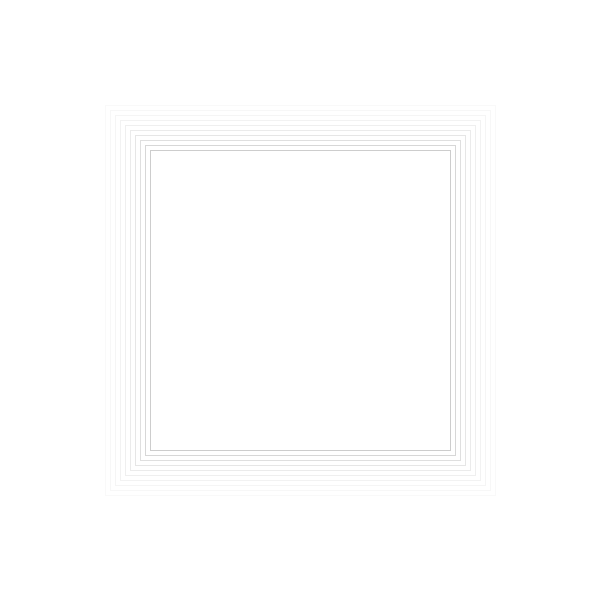
Frame 1 (no input)
Frame 60 (the mouse pressed at the canvas centre just before this capture): identical to frame 1, image omitted
Frame 120 (the mouse held since frame 60 and released just before this capture): identical to frame 1, image omitted

The Processing sketch that drew this single still picture (run headless with seeded random() and noise(); from frame 60 on, the mouse is pressed at the canvas centre):

// Processing sketch: image_input
// ── image_input.pde
void setup() {
  size(600, 600);
  background(255);
  noFill();
  stroke(0);
  int numRects = 10; // Number of rectangles to draw
  float offset = 10; // Offset between each rectangle
  float initialSize = 300; // Initial size of the innermost rectangle
  float alphaValue = 50; // Opacity of the rectangles
  
  // Loop to create a series of rectangles with decreasing opacity
  for (int i = 0; i < numRects; i++) {
    float size = initialSize + i * offset;
    float x = width/2 - size/2;
    float y = height/2 - size/2;
    stroke(0, alphaValue);
    rect(x, y, size, size);
    
    // Decrease opacity as we move outward
    alphaValue *= 0.8;
  }
  
  save("iteration_1.jpg");
}

void draw() {
  // No continuous drawing needed
}
